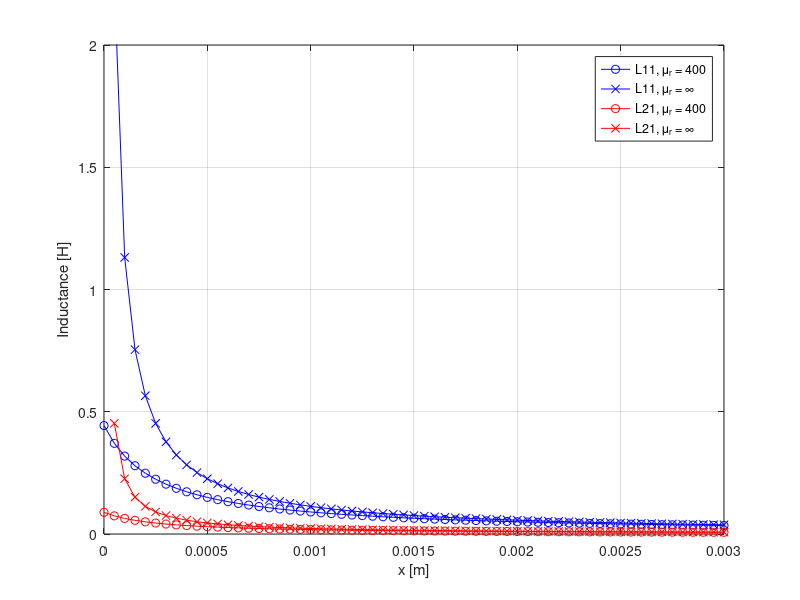
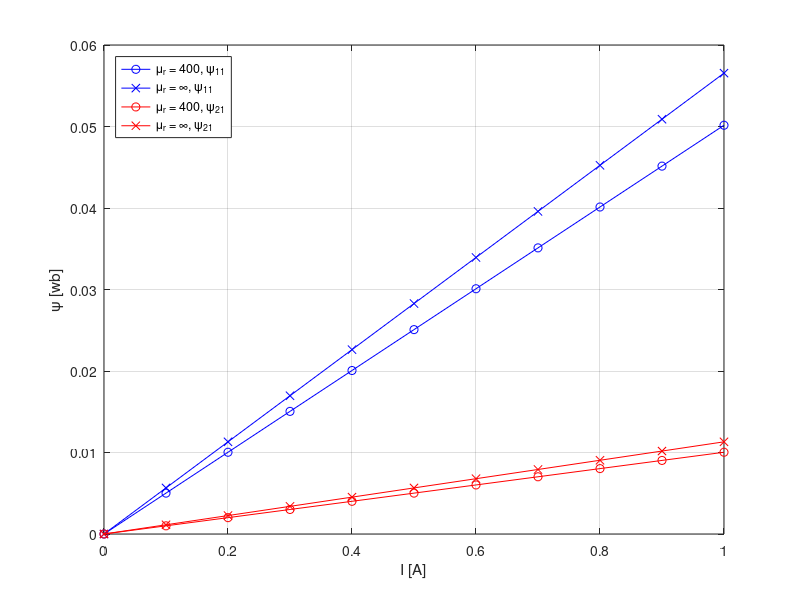

These figures' MATLAB source, in order:
%% Calcul inductances propres et mutuelles
clear; clc; close all;

%% Variables
Iref = 0.93; % A
x = [2 3]*1e-3; % m
mu0 = 4* pi * 1e-7;
mur = 400; % -
a = 12e-3; % m
n1 = 500; % -
n2 = 100; % -

%% formulas
getLambdaCste = @(x) 5*mu0*mur*a^2./(17*a+2*mur*x);
getLambdaInfty = @(x) 5*mu0*a^2./(2*x);

%% L(x)
x = linspace(0, 3e-3, 61); % m

L11cste = n1^2*getLambdaCste(x);
L11infty = n1^2*getLambdaInfty(x);
L21cste = n1*n2*getLambdaCste(x);
L21infty = n1*n2*getLambdaInfty(x);

%% plot
figure();
plot(x, L11cste, 'b-o'); hold on;
plot(x, L11infty, 'b-x');
plot(x, L21cste, 'r-o');
plot(x, L21infty, 'r-x');
hold off;
grid on;
ylim([0,2]);
xlabel('x [m]');
ylabel('Inductance [H]');
legend('L11, \mu_r = 400', 'L11, \mu_r = \infty', 'L21, \mu_r = 400', 'L21, \mu_r = \infty', 'Location', 'northeast');


%% psi(i1)
x = 2e-3; % m
i1 = linspace(0,1,11);

L11cste = n1^2*getLambdaCste(x);
L11infty = n1^2*getLambdaInfty(x);
psi11cste = L11cste * i1;
psi11infty = L11infty * i1;

L21cste = n1*n2*getLambdaCste(x);
L21infty = n1*n2*getLambdaInfty(x);

psi21cste = L21cste * i1;
psi21infty = L21infty * i1;

%% plot
figure();
plot(i1, psi11cste, 'b-o'); hold on;
plot(i1, psi11infty, 'b-x');
plot(i1, psi21cste, 'r-o');
plot(i1, psi21infty, 'r-x');
hold off;
grid on;
xlabel('I [A]');
ylabel('\psi [wb]');
legend('\mu_r = 400, \psi_{11}', '\mu_r = \infty, \psi_{11}', '\mu_r = 400, \psi_{21}', '\mu_r = \infty, \psi_{21}', 'Location', 'northwest');
